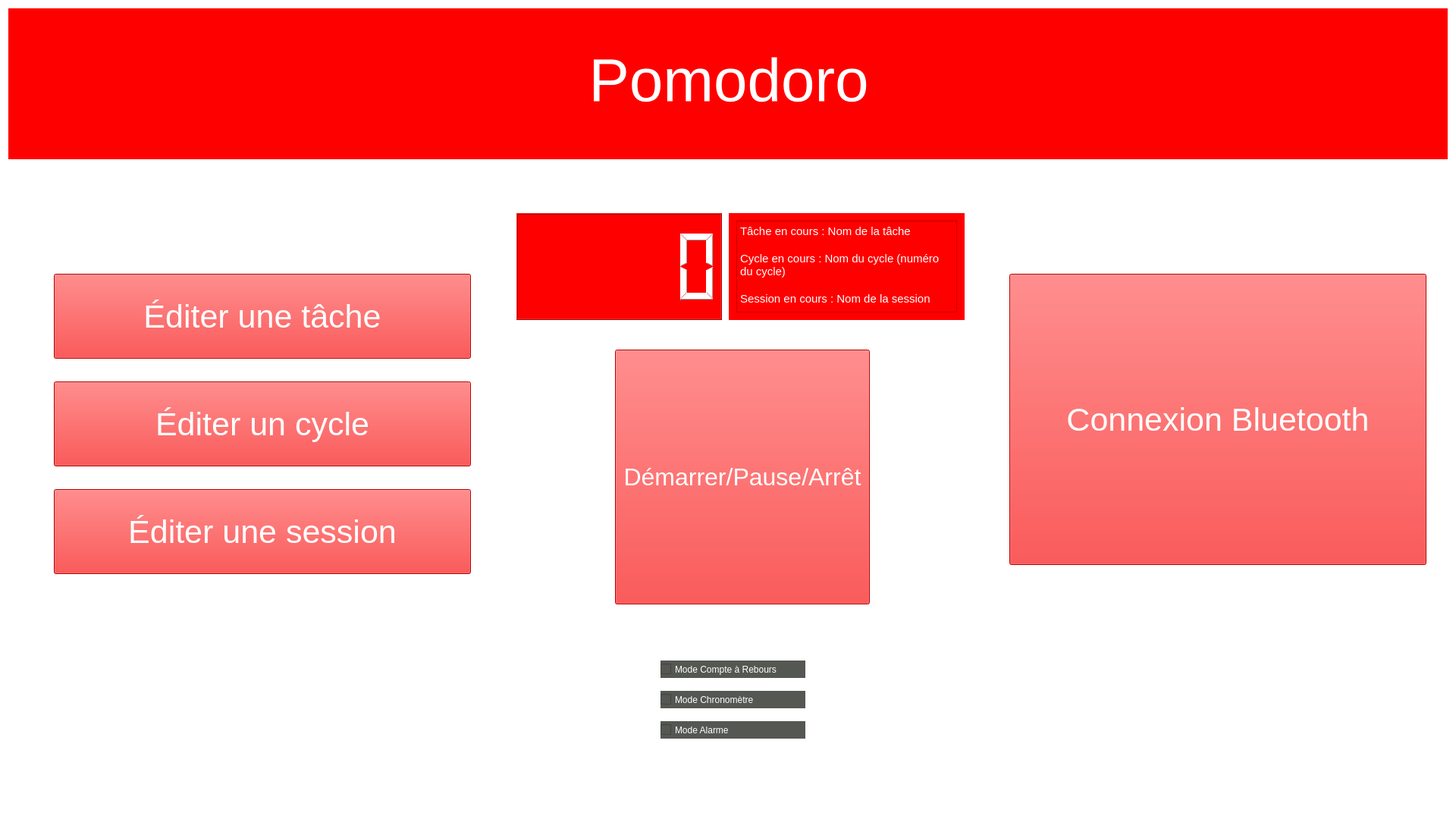
<?xml version="1.0" encoding="UTF-8"?>
<ui version="4.0">
 <class>Pomodoro</class>
 <widget class="QWidget" name="Pomodoro">
  <property name="geometry">
   <rect>
    <x>0</x>
    <y>0</y>
    <width>1920</width>
    <height>1080</height>
   </rect>
  </property>
  <property name="windowTitle">
   <string>Pomodoro</string>
  </property>
  <property name="autoFillBackground">
   <bool>false</bool>
  </property>
  <property name="styleSheet">
   <string notr="true">background-color: rgb(255, 255, 255);</string>
  </property>
  <layout class="QVBoxLayout" name="verticalLayout_4">
   <item>
    <widget class="QStackedWidget" name="ecrans">
     <property name="styleSheet">
      <string notr="true"/>
     </property>
     <widget class="QWidget" name="ecranAccueil">
      <widget class="QPushButton" name="editerCycle">
       <property name="geometry">
        <rect>
         <x>60</x>
         <y>492</y>
         <width>550</width>
         <height>112</height>
        </rect>
       </property>
       <property name="font">
        <font>
         <pointsize>32</pointsize>
        </font>
       </property>
       <property name="styleSheet">
        <string notr="true">background-color: rgb(255, 0, 0);
color: rgb(255, 255, 255);</string>
       </property>
       <property name="text">
        <string>Éditer un cycle</string>
       </property>
      </widget>
      <widget class="QPushButton" name="editerSession">
       <property name="geometry">
        <rect>
         <x>60</x>
         <y>634</y>
         <width>550</width>
         <height>112</height>
        </rect>
       </property>
       <property name="minimumSize">
        <size>
         <width>550</width>
         <height>112</height>
        </size>
       </property>
       <property name="maximumSize">
        <size>
         <width>550</width>
         <height>16777215</height>
        </size>
       </property>
       <property name="font">
        <font>
         <pointsize>32</pointsize>
        </font>
       </property>
       <property name="styleSheet">
        <string notr="true">background-color: rgb(255, 0, 0);
color: rgb(255, 255, 255);</string>
       </property>
       <property name="text">
        <string>Éditer une session</string>
       </property>
      </widget>
      <widget class="QPushButton" name="connexionBluetooth">
       <property name="geometry">
        <rect>
         <x>1320</x>
         <y>350</y>
         <width>550</width>
         <height>384</height>
        </rect>
       </property>
       <property name="font">
        <font>
         <pointsize>32</pointsize>
        </font>
       </property>
       <property name="styleSheet">
        <string notr="true">background-color: rgb(255, 0, 0);
color: rgb(255, 255, 255);</string>
       </property>
       <property name="text">
        <string>Connexion Bluetooth</string>
       </property>
      </widget>
      <widget class="QCheckBox" name="modeCompteRebours">
       <property name="geometry">
        <rect>
         <x>860</x>
         <y>860</y>
         <width>191</width>
         <height>23</height>
        </rect>
       </property>
       <property name="styleSheet">
        <string notr="true">color: rgb(255, 255, 255);
background-color: rgb(85, 87, 83);</string>
       </property>
       <property name="text">
        <string>Mode Compte à Rebours</string>
       </property>
      </widget>
      <widget class="QCheckBox" name="modeChrono">
       <property name="geometry">
        <rect>
         <x>860</x>
         <y>900</y>
         <width>191</width>
         <height>23</height>
        </rect>
       </property>
       <property name="styleSheet">
        <string notr="true">color: rgb(255, 255, 255);
background-color: rgb(85, 87, 83);</string>
       </property>
       <property name="text">
        <string>Mode Chronomètre</string>
       </property>
      </widget>
      <widget class="QCheckBox" name="modeAlarme">
       <property name="geometry">
        <rect>
         <x>860</x>
         <y>940</y>
         <width>191</width>
         <height>23</height>
        </rect>
       </property>
       <property name="styleSheet">
        <string notr="true">color: rgb(255, 255, 255);
background-color: rgb(85, 87, 83);</string>
       </property>
       <property name="text">
        <string>Mode Alarme</string>
       </property>
      </widget>
      <widget class="QLCDNumber" name="Timer">
       <property name="geometry">
        <rect>
         <x>670</x>
         <y>270</y>
         <width>271</width>
         <height>141</height>
        </rect>
       </property>
       <property name="styleSheet">
        <string notr="true">background-color: rgb(255, 0, 0);
color: rgb(255, 255, 255);</string>
       </property>
      </widget>
      <widget class="QWidget" name="widget" native="true">
       <property name="geometry">
        <rect>
         <x>950</x>
         <y>270</y>
         <width>311</width>
         <height>141</height>
        </rect>
       </property>
       <property name="styleSheet">
        <string notr="true">background-color: rgb(255, 0, 0);
color: rgb(255, 255, 255);</string>
       </property>
       <widget class="QTextEdit" name="textEdit">
        <property name="geometry">
         <rect>
          <x>10</x>
          <y>10</y>
          <width>291</width>
          <height>121</height>
         </rect>
        </property>
        <property name="html">
         <string>&lt;!DOCTYPE HTML PUBLIC &quot;-//W3C//DTD HTML 4.0//EN&quot; &quot;http://www.w3.org/TR/REC-html40/strict.dtd&quot;&gt;
&lt;html&gt;&lt;head&gt;&lt;meta name=&quot;qrichtext&quot; content=&quot;1&quot; /&gt;&lt;style type=&quot;text/css&quot;&gt;
p, li { white-space: pre-wrap; }
&lt;/style&gt;&lt;/head&gt;&lt;body style=&quot; font-family:'Ubuntu'; font-size:11pt; font-weight:400; font-style:normal;&quot;&gt;
&lt;p style=&quot; margin-top:0px; margin-bottom:0px; margin-left:0px; margin-right:0px; -qt-block-indent:0; text-indent:0px;&quot;&gt;Tâche en cours : Nom de la tâche&lt;/p&gt;
&lt;p style=&quot;-qt-paragraph-type:empty; margin-top:0px; margin-bottom:0px; margin-left:0px; margin-right:0px; -qt-block-indent:0; text-indent:0px;&quot;&gt;&lt;br /&gt;&lt;/p&gt;
&lt;p style=&quot; margin-top:0px; margin-bottom:0px; margin-left:0px; margin-right:0px; -qt-block-indent:0; text-indent:0px;&quot;&gt;Cycle en cours : Nom du cycle (numéro du cycle)&lt;/p&gt;
&lt;p style=&quot;-qt-paragraph-type:empty; margin-top:0px; margin-bottom:0px; margin-left:0px; margin-right:0px; -qt-block-indent:0; text-indent:0px;&quot;&gt;&lt;br /&gt;&lt;/p&gt;
&lt;p style=&quot; margin-top:0px; margin-bottom:0px; margin-left:0px; margin-right:0px; -qt-block-indent:0; text-indent:0px;&quot;&gt;Session en cours : Nom de la session&lt;/p&gt;&lt;/body&gt;&lt;/html&gt;</string>
        </property>
       </widget>
      </widget>
      <widget class="QPushButton" name="editerTache">
       <property name="geometry">
        <rect>
         <x>60</x>
         <y>350</y>
         <width>550</width>
         <height>112</height>
        </rect>
       </property>
       <property name="maximumSize">
        <size>
         <width>550</width>
         <height>112</height>
        </size>
       </property>
       <property name="font">
        <font>
         <pointsize>32</pointsize>
        </font>
       </property>
       <property name="styleSheet">
        <string notr="true">background-color: rgb(255, 0, 0);
color: rgb(255, 255, 255);</string>
       </property>
       <property name="text">
        <string>Éditer une tâche</string>
       </property>
      </widget>
      <widget class="QLabel" name="labelTitre">
       <property name="geometry">
        <rect>
         <x>-10</x>
         <y>-10</y>
         <width>1920</width>
         <height>209</height>
        </rect>
       </property>
       <property name="maximumSize">
        <size>
         <width>1920</width>
         <height>209</height>
        </size>
       </property>
       <property name="font">
        <font>
         <pointsize>60</pointsize>
        </font>
       </property>
       <property name="styleSheet">
        <string notr="true">background-color: rgb(255, 0, 0);
color: rgb(255, 255, 255);</string>
       </property>
       <property name="text">
        <string>Pomodoro</string>
       </property>
       <property name="alignment">
        <set>Qt::AlignCenter</set>
       </property>
      </widget>
      <widget class="QPushButton" name="demarrerCompteRebours">
       <property name="geometry">
        <rect>
         <x>800</x>
         <y>450</y>
         <width>336</width>
         <height>336</height>
        </rect>
       </property>
       <property name="font">
        <font>
         <pointsize>24</pointsize>
        </font>
       </property>
       <property name="styleSheet">
        <string notr="true">background-color: rgb(255, 0, 0);
color: rgb(255, 255, 255);</string>
       </property>
       <property name="text">
        <string>Démarrer/Pause/Arrêt</string>
       </property>
      </widget>
     </widget>
     <widget class="QWidget" name="ecranConfiguration">
      <layout class="QVBoxLayout" name="verticalLayout_5">
       <item>
        <layout class="QVBoxLayout" name="verticalLayoutPageCourse"/>
       </item>
      </layout>
     </widget>
    </widget>
   </item>
  </layout>
 </widget>
 <resources/>
 <connections/>
</ui>
